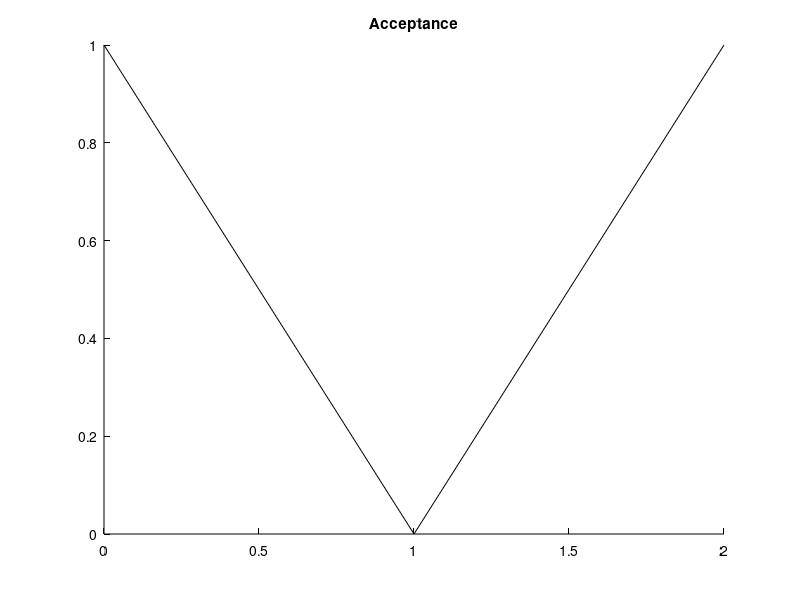

Here is the MATLAB script that generated this plot: (Note: this script raises an error after producing the figure.)
function summary=runPublicationGeometryTests(out,compile)
%RUNPUBLICATIONGEOMETRYTESTS P01-P13 plus inert default-profile controls.
    root=fileparts(fileparts(mfilename('fullpath')));addpath(fullfile(root,'src'));
    if nargin<1,out=fullfile(root,'.audit','publication-geometry');end
    if nargin<2,compile=false;end
    if exist(out,'dir')~=7,mkdir(out);end
    native=~exist('OCTAVE_VERSION','builtin');records={};
    for k=1:13
        [f,ir,layer]=fixture(k,native,root);guard=onCleanup(@()close(f));
        original=m2t2.ir.toJson(ir);
        width='single-column';if any(k==[2 6 7 8 12]),width='double-column';end
        for control=[false true]
            name=sprintf('P%02d',k);profile=m2t.profile.publication();selected=width;
            if control,name=[name '-default'];profile=m2t.profile.getProfile('none');selected=[];end %#ok<AGROW>
            t=m2t.profile.apply(ir,profile,selected);assert(t.success);
            assert(strcmp(original,m2t2.ir.toJson(ir)),'Source IR changed.');
            if control,assert(isequaln(t.ir,ir));else,assertScience(ir,t.ir);end
            plan=m2t2.render.makePgfplotsPlan(t.ir,true,t.renderConfig,'hybrid',[name '-assets']);
            again=m2t.profile.apply(ir,profile,selected);
            repeated=m2t2.render.makePgfplotsPlan(again.ir,true,again.renderConfig,'hybrid',[name '-assets']);
            assert(strcmp(plan.tex,repeated.tex));
            m2t.internal.writeTextFile(fullfile(out,[name '.tex']),plan.tex);
            if compile
                if strcmp(layer,'native-reader')
                    args={'ImageBackend','hybrid','Overwrite',true};
                    if ~control,args=[args {'Profile','publication','Width',width}];end %#ok<AGROW>
                    r=m2t.export(f,fullfile(out,name),args{:});assert(r.success);
                    assert(strcmp(original,m2t2.ir.toJson(m2t2.reader.readFigure(f))),'Caller figure changed.');
                else
                    folder=fullfile(out,[name '-assets']);if exist(folder,'dir')~=7,mkdir(folder);end
                    for j=1:numel(plan.assets),m2t2.render.writePngAsset(plan.assets(j),fullfile(folder,plan.assets(j).filename));end
                    r=m2t.internal.compileLuaLatex(fullfile(out,[name '.tex']),fullfile(out,[name '.pdf']),'lualatex');assert(r.success);
                end
                checked=m2t.internal.validatePdf(fullfile(out,[name '.pdf']));assert(checked.success);
            end
            titles={};
            for j=1:numel(t.ir.axes)
                a=t.ir.axes{j};
                if ~isempty(a.title.value)
                    titles{end+1}=struct('text',a.title.value,'plotTopPt', ...
                        (a.placement.y+a.placement.height)*t.ir.size(2)*72/72.27, ...
                        'checkAbovePlot',~control&&a.dimensionality==2); %#ok<AGROW>
                end
            end
            for j=1:numel(t.ir.elements)
                e=t.ir.elements{j};if strcmp(e.kind,'m2t2.sharedlabel')&&strcmp(e.role,'title')
                    titles{end+1}=struct('text',e.text.value,'plotTopPt',0,'checkAbovePlot',false); %#ok<AGROW>
                end
            end
            border=t.renderConfig.standaloneBorderPt;
            records{end+1}=struct('case',name,'evidence',layer,'pdf',[name '.pdf'], ...
                'widthMm',(t.ir.size(1)+2*border)*25.4/72.27, ...
                'heightMm',(t.ir.size(2)+2*border)*25.4/72.27,'titles',{titles}, ...
                'ir',t.ir,'control',control); %#ok<AGROW>
        end
        clear guard;
    end
    focusedConstraints();
    m2t.internal.writeTextFile(fullfile(out,'geometry-manifest.json'),jsonencode(records));
    summary=struct('cases',13,'controls',13,'failures',0);
    fprintf('PUBLICATION_GEOMETRY_PASS: 13 cases + 13 default controls compile=%d nativeMatlab=%d\n',compile,native);
end

function [f,ir,layer]=fixture(k,native,root)
    f=figure('Visible','off','Color','w','Position',[100 100 560 420]);
    a=axes('Parent',f,'Color','w','XColor','k','YColor','k','Position',[.13 .11 .775 .815]);
    layer='native-reader';
    if ~native&&any(k==[7 8 9])
        layer='portable-only';file='tiled-layout';if k==9,file='dual-y';end
        ir=m2t2.ir.fromJson(fileread(fullfile(root,'test','fixtures','ir','compatibility',[file '.json'])));
        if isempty(ir.size),ir.size=[420 315];end
        if k==9,ir.axes{1}.placement=m2t2.ir.makePlacement(.13,.15,.72,.7);end
        for j=1:numel(ir.axes),ir.axes{j}.title=m2t2.ir.makeText(sprintf('Panel%c',64+j),'plain');end
        if k==8
            e=m2t2.ir.makeSharedLabel('title',m2t2.ir.makeText('Shared','plain'));
            e.owner=m2t2.ir.makeOwner('layout','layout');e.placement=m2t2.ir.makePlacement(.45,.94,.1,.02);ir.elements{end+1}=e;
        end
        return;
    end
    switch k
        case {7 8}
            delete(a);grid=tiledlayout(f,1,2);
            for j=1:2,a=nexttile(grid);line('Parent',a,'XData',[0 1 2],'YData',[1 0 1],'Color','k');title(a,sprintf('Panel%c',64+j),'Interpreter','none');set(a,'Color','w','XColor','k','YColor','k');end
            if k==8,title(grid,'Shared','Interpreter','none');end
        case 9
            yyaxis(a,'left');plot(a,[0 1 2],[1 0 1]);ylabel(a,'Left');
            yyaxis(a,'right');plot(a,[0 1 2],[10 20 10]);ylabel(a,'Right');title(a,'Acceptance','Interpreter','none');
        case 6
            delete(a);
            for j=1:2,a=axes('Parent',f,'Position',[.11+.49*(j-1) .16 .34 .7]);line('Parent',a,'XData',[0 1 2],'YData',[1 0 1],'Color','k');title(a,sprintf('Panel%c',64+j),'Interpreter','none');set(a,'Color','w','XColor','k','YColor','k');end
        case 10
            scatter(a,1:4,[2 1 4 3],[16 25 36 49],[1 0 0;0 1 0;0 0 1;1 0 1],'filled');title(a,'Acceptance','Interpreter','none');
        case 11
            rgb=uint8(cat(3,[255 0;0 255],[0 255;255 0],zeros(2)));
            image('Parent',a,'CData',rgb,'AlphaData',[1 .5;.25 0],'AlphaDataMapping','none');title(a,'Acceptance','Interpreter','none');
        case 12
            scatter3(a,[-.8 0 .8],[.4 -.4 .6],[-.5 .5 0],144,[.2 .4 .8],'filled');view(a,30,25);
            xlabel(a,'X');ylabel(a,'Y');zlabel(a,'Z');title(a,'Acceptance','Interpreter','none');
        case 5
            imagesc(a,[0 1;2 3]);cb=colorbar(a);ylabel(cb,'Intensity');title(a,'Acceptance','Interpreter','none');
        otherwise
            h=line('Parent',a,'XData',[0 1 2],'YData',[1 0 1],'Color','k');
            if k~=13,title(a,'Acceptance','Interpreter','none');end
            if k==3,xlabel(a,'Time');ylabel(a,'Response');end
            if k==4,legend(a,h,'Series','Location','northeast');end
    end
    set(a,'Color','w','XColor','k','YColor','k');drawnow;ir=m2t2.reader.readFigure(f);
end

function assertScience(before,after)
    after.size=before.size;
    for k=1:numel(before.axes),after.axes{k}.placement=before.axes{k}.placement;end
    for k=1:numel(before.elements),after.elements{k}.placement=before.elements{k}.placement;end
    assert(isequaln(before,after),'Non-geometric scientific content changed.');
end

function focusedConstraints()
    a=m2t2.ir.makeAxes();a.title=m2t2.ir.makeText('Acceptance','plain');
    s=m2t2.ir.makeLineSeries();s.x=[0 1];s.y=[0 1];a.series={s};
    ir=m2t2.ir.makeFigure({a});ir.size=[420 315];
    t=m2t.profile.apply(ir,m2t.profile.publication(),'single-column');p=t.ir.axes{1}.placement;
    assert((1-p.y-p.height)*t.ir.size(2)>=26-1e-9);
    assert(p.width*t.ir.size(1)>=16&&p.height*t.ir.size(2)>=16);
    profile=m2t.profile.publication();assert(profile.text.titlePt==10);
    % Untitled, sufficiently padded geometry must remain byte-identical.
    ir.axes{1}.title=m2t2.ir.makeText();ir.axes{1}.placement=m2t2.ir.makePlacement(.2,.2,.6,.6);
    t=m2t.profile.apply(ir,m2t.profile.publication(),'single-column');assert(isequal(t.ir.axes{1}.placement,ir.axes{1}.placement));
    % Impossible fixed-size plotting area fails explicitly, not with success.
    ir.axes{1}.placement=m2t2.ir.makePlacement(.4,.4,.001,.001);
    caught=false;try,m2t.profile.apply(ir,m2t.profile.publication(),'single-column');catch err,caught=strcmp(err.identifier,'M2T:PROFILE_GEOMETRY_INVALID');end
    assert(caught);
end
